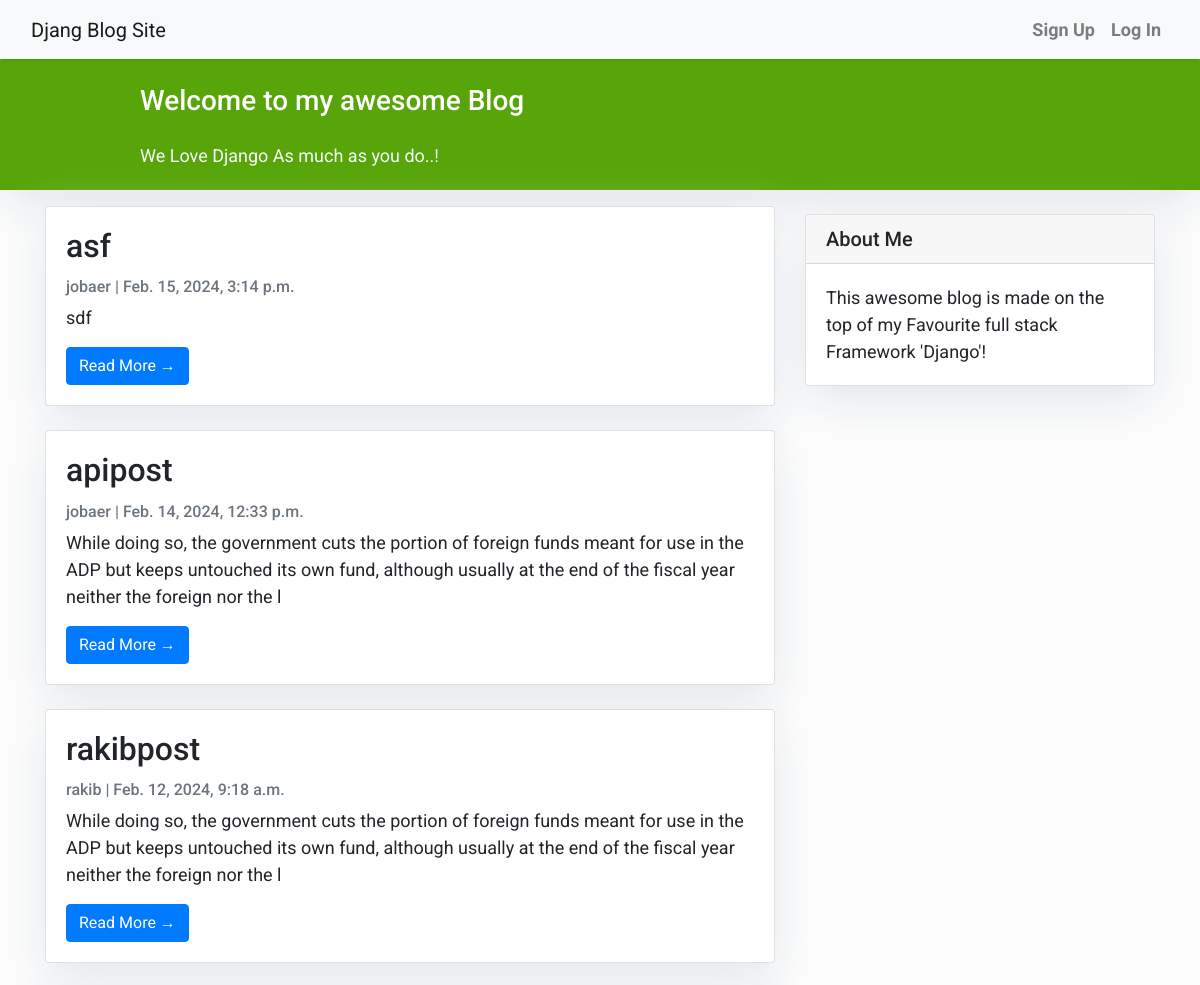
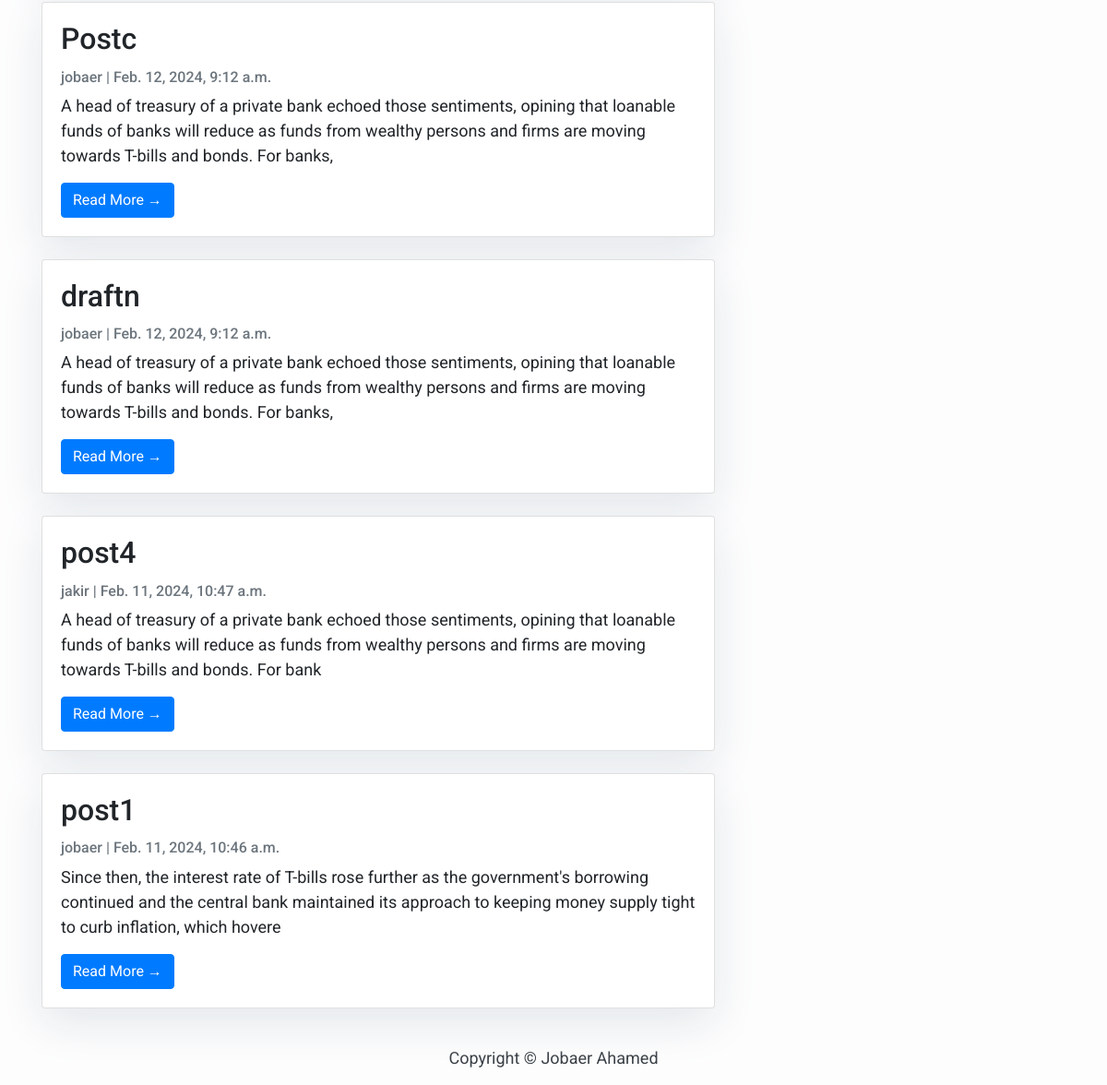
The page / on the database its author committed (2 pictures, top to bottom).
### blog/models.py (models this page shows, shortened)
class Post(models.Model):
    title = models.CharField(max_length = 200 , unique = True)
    slug = models.SlugField(max_length=200, unique=True,null=False)
    author = models.ForeignKey(User, on_delete = models.CASCADE ,related_name='blog_posts')
    content = models.TextField()
    created_on = models.DateTimeField(auto_now_add=True)
    updated_on = models.DateTimeField(auto_now= True)
    status = models.IntegerField(choices = STATUS, default = 0)
    class Meta:
        ordering = ['-created_on']

### accounts/models.py (models this page shows)
class CustomUser(AbstractUser):
    email = models.EmailField(_('email address'), unique = True)
    is_verified = models.BooleanField(default = False)
    otp = models.CharField(max_length=6, null=True, blank=True)  # Add the otp field he

### blog/views.py (the view)
# urls.py: path('', PostListView.as_view(), name='home'),
class PostListView(ListView):
    queryset = Post.objects.filter(status=1).order_by('-created_on')
    template_name= 'index.html'

### templates/index.html (shortened to what this page needs)
{% extends "base.html" %}
{% block content %}
<header class="masthead">
    <div class="container">
        <div class="row">
            <div class=" col-md-8 col-md-10 mx-auto">
                <div class="site-heading">
                    <h3 class=" site-heading my-4 mt-3 text-white"> Welcome to my awesome Blog </h3>
                    <p class="text-light">We Love Django As much as you do..! &nbsp
                    </p>
                </div>
            </div>
        </div>
    </div>
</header>
<div class="container">
    <div class="row">
        <div class="col-md-8 mt-3 left">
            {% for post in post_list %}
            <div class="card mb-4">
                <div class="card-body">
                    <h2 class="card-title">{{ post.title }}</h2>
                    <p class="card-text text-muted h6">{{ post.author }} | {{ post.created_on}} </p>
                    <p class="card-text">{{post.content|slice:":200" }}</p>
                    <a href="{% url 'post_detail' post.slug  %}" class="btn btn-primary">Read More &rarr;</a>
                </div>
            </div>
            {% endfor %}
        </div>
        {% block sidebar %} {% include 'sidebar.html' %} {% endblock sidebar %}
    </div>
</div>
{%endblock%}

### templates/base.html (style rules this page uses)
body { font-family: "Roboto", sans-serif; font-size: 17px; background-color: #fdfdfd; }
.masthead { background: #57A509; height: auto; padding-bottom: 5px; box-shadow: 0 16px 48px #E3E7EB; padding-top: 1px; }

### templates/index.html (style rules this page uses)
body { font-family: "Roboto", sans-serif; font-size: 18px; background-color: #fdfdfd; }
.card { box-shadow: 0 16px 48px #E3E7EB; }

### templates/sidebar.html (style rules this page uses)
.card { box-shadow: 0 16px 48px #E3E7EB; }

### rows shown on the page
Post: title "asf", author "jobaer", created_on "Feb. 15, 2024, 3:14 p.m.", content "sdf"
Post: title "apipost", author "jobaer", created_on "Feb. 14, 2024, 12:33 p.m.", content "While doing so, the government cuts the portion of foreign funds meant for use in the ADP but keeps untouched its own fund, although usually at the end of the fiscal year neither the foreign nor the l"
Post: title "rakibpost", author "rakib", created_on "Feb. 12, 2024, 9:18 a.m.", content "While doing so, the government cuts the portion of foreign funds meant for use in the ADP but keeps untouched its own fund, although usually at the end of the fiscal year neither the foreign nor the l"
Post: title "Postc", author "jobaer", created_on "Feb. 12, 2024, 9:12 a.m.", content "A head of treasury of a private bank echoed those sentiments, opining that loanable funds of banks will reduce as funds from wealthy persons and firms are moving towards T-bills and bonds. For banks,"
Post: title "draftn", author "jobaer", created_on "Feb. 12, 2024, 9:12 a.m.", content "A head of treasury of a private bank echoed those sentiments, opining that loanable funds of banks will reduce as funds from wealthy persons and firms are moving towards T-bills and bonds. For banks,"
Post: title "post4", author "jakir", created_on "Feb. 11, 2024, 10:47 a.m.", content "A head of treasury of a private bank echoed those sentiments, opining that loanable funds of banks will reduce as funds from wealthy persons and firms are moving towards T-bills and bonds. For bank"
Post: title "post1", author "jobaer", created_on "Feb. 11, 2024, 10:46 a.m.", content "Since then, the interest rate of T-bills rose further as the government's borrowing continued and the central bank maintained its approach to keeping money supply tight to curb inflation, which hovere"
